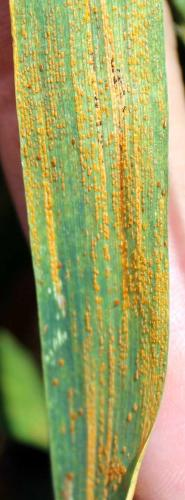
#> input picture data/Common_Rust/Corn_Common_Rust (1).jpg, 185 x 500 px; its folder holds only this picture in this run
$ jupyter execute --allow-errors sesudahPreprocessing-ke2.ipynb
#> lines starting #> are read from the running program, lines starting #| are printed output that depends on the picture
[cell 1]
import cv2 as cv
import numpy as np
import matplotlib.pyplot as plt
import pandas as pd
import os
import math
from tqdm import tqdm
from sklearn.decomposition import PCA
from sklearn.preprocessing import StandardScaler
from sklearn.model_selection import train_test_split
from sklearn.neighbors import KNeighborsClassifier
from sklearn.svm import SVC
from sklearn.ensemble import RandomForestClassifier
from sklearn.metrics import accuracy_score, precision_score, recall_score, f1_score

[cell 2]
def display(gambar, titel,rows,columns):
    fig = plt.figure(figsize=(3*columns, rows*2))
    for i in range(rows*columns):
        fig.add_subplot(rows,columns, i+1)
        plt.imshow(gambar[i], cmap='gray')
        plt.axis('off')
        plt.title(titel[i])

[cell 3]
def insertGambar(folder,banyakGambar):
#> called with folder = 'data/', banyakGambar = 100
    data = []
    filenames = []
    datalabel = []
    path = []
    for label in tqdm((os.listdir(folder))):
        datalabel.append(label)
        i=0
        for filename in (os.listdir(folder+label)):
            img = plt.imread(os.path.join(folder+label,filename))
#> img is the input picture: shape (500, 185, 3); mean R, G, B 153.2, 154.8, 94.7
            if img is not None:
                filenames.append(filename)
                path.append(label)
                data.append(img)
                i+=1
            if i==banyakGambar:
                break
    print(datalabel)
    return data, filenames, datalabel, path

[cell 4]
n = 100
data, filenames,label, path = insertGambar("data/",n)
#> data = 1 item; filenames = ['Corn_Common_Rust (1).jpg']; label = ['Common_Rust']; path = ['Common_Rust']

#> (a cell that did not finish here is left out)

[cell 6]
def resizeImage(data, ukuran):
#> called with ukuran = 150
    resizeData = []
    for img in tqdm(data):
        resized_img = cv.resize(img, (ukuran, ukuran))
        resizeData.append(resized_img)
#> this loop made 1 pass
#> pass 1, in resizeImage, `resized_img = cv.resize(img, (ukuran, ukuran))`:
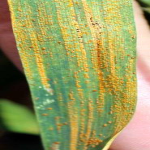
#> resized_img: shape (150, 150, 3); mean R, G, B 153.1, 154.7, 94.7
#> after the loop, resizeData = 1 item
    return resizeData

[cell 7]
data = resizeImage(data, 150)

[cell 8]
def grayscale(data):
    grayData = []
    for img in tqdm(data):
        gray = cv.cvtColor(img, cv.COLOR_BGR2GRAY)
        grayData.append(gray)
#> this loop made 1 pass
#> pass 1, in grayscale, `gray = cv.cvtColor(img, cv.COLOR_BGR2GRAY)`:
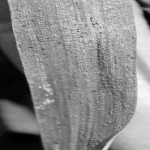
#> gray: shape (150, 150); min 0, max 252, mean 136.6
#> after the loop, grayData = 1 item
    return grayData

[cell 9]
preprocessing1 = grayscale(data)
#> preprocessing1 = 1 item

[cell 10]
def ekualisasi(img):
    histogram = np.zeros(256).astype(int)
    hImg, wImg = img.shape

    for i in range(hImg):
        for j in range(wImg):
            value = img[i, j]
            histogram[value] += 1

    dist_kumulatif = np.zeros(256).astype(int)
    dist_kumulatif[0] = histogram[0]
    for i in range(1, 256):
        dist_kumulatif[i] = dist_kumulatif[i-1] + histogram[i]

    target_value = dist_kumulatif * (256-1) / (hImg * wImg)
    target_value = np.floor(target_value).astype(int)

    result = target_value[img]
    return result

[cell 11]
def ekualisasiData(data):
    hasil = []
    for img in tqdm(data):
        gambar = ekualisasi(img)
        hasil.append(gambar)
#> this loop made 1 pass
#> (hImg in ekualisasi, wImg in ekualisasi) on pass 1: (150, 150)
#> pass 1, in ekualisasi, `result = target_value[img]`:
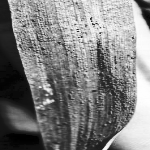
#> result: shape (150, 150) int64; min 0, max 255, mean 127.9
#> after the loop, hasil = 1 item
    return hasil

[cell 12]
preprocessing2 = ekualisasiData(preprocessing1)
#> preprocessing2 = 1 item

[cell 13]
def meanFilter(image):
    heightImage, widthImage = image.shape
    padImage = np.pad(image, (1,1), mode='edge')
    kernel = np.zeros((3,3))
    result = np.zeros([heightImage, widthImage]).astype(int)
    for i in range(heightImage):
        for j in range(widthImage):
            temp = 0
            for k in range(kernel.shape[0]):
                for l in range(kernel.shape[1]):
                    temp += padImage[i+k, j+l]
            result[i, j] = int(temp/(kernel.shape[0]*kernel.shape[1]))
    return result

[cell 14]
def meanFilterData(data):
    hasil = []
    for img in tqdm(data):
        gambar = meanFilter(img)
        hasil.append(gambar)
    return hasil

[cell 15]
preprocessing3 = ekualisasiData(preprocessing2)
#> the loop in ekualisasiData (call 2), `for img in tqdm(data):` made 1 pass
#> preprocessing3 = 1 item

#> (a cell that did not finish here is left out)

[cell 17]
def matriksTransformasi(matriks):
    hasil = np.zeros(matriks.shape)
    for i in range(matriks.shape[0]):
        for j in range(matriks.shape[1]):
            hasil[i][j] = matriks[j][i]
    return hasil
def sum(matriks):
    hasil = 0
    for i in range(len(matriks)):
        for j in range(len(matriks[0])):
            hasil += matriks[i][j]
    return hasil

[cell 18]
def derajat(img, derajat):
    max = int(np.max(img))
    temp=np.zeros([max+1,max+1])
    if derajat == 0:
        for i in range (len(img)):
            for j in range (len(img[0])-1):
                temp[img[i,j],img[i,j+1]] += 1
    elif derajat == 45:
        for i in range (len (img)-1):
            for j in range (len (img[0])-1):
                temp[img[i+1,j],img[i,j+1]] += 1
    elif derajat == 90:
        for i in range (len (img)-1):
            for j in range (len (img[0])):
                temp[img[i+1,j],img[i,j]] += 1
    elif derajat == 135:
        for i in range (len (img)-1):
            for j in range (len (img[0])-1):
                temp[img[i,j],img[i+1,j+1]] += 1
    hasil = temp+matriksTransformasi(temp)
    total = sum(hasil)
    for i in range (len (hasil)):
        for j in range (len (hasil)):
            hasil[i,j]/=total
    return hasil

[cell 19]
def GLCM(image):
    hasil = []
    for img in tqdm(image):
        data = []
        data.append(derajat(img,0))
        data.append(derajat(img,45))
        data.append(derajat(img,90))
        data.append(derajat(img,135))
        hasil.append(data)
#> this loop made 1 pass
#> after the loop, hasil = 1 item
    return hasil

[cell 20]
hasilGLCM = GLCM(preprocessing3)
#> hasilGLCM = 1 item

[cell 21]
def contrast (data):
    hasil = 0
    for i in range(len(data)):
        for j in range(len(data[0])):
            hasil+=data[i,j]*pow(i-j,2)
    return hasil
def dissimilarity(data):
    hasil = 0
    for i in range(len(data)):
        for j in range(len(data[0])):
            hasil+=data[i,j]*abs(i-j)
    return hasil
def homogeneity(data):
    hasil = 0
    for i in range(len(data)):
        for j in range(len(data[0])):
            hasil+=(data[i,j]/(1+pow(i-j,2)))
    return hasil
def energy(data):
    hasil = 0
    for i in range(len(data)):
        for j in range(len(data[0])):
            hasil += data[i][j] ** 2
    return hasil
def correlation(data):
    mean = np.zeros((2))
    std = np.zeros((2))
    for i in range(len(data)):
        for j in range(len(data[0])):
            mean[0] += i*data[i,j]
            mean[1] += j*data[i,j]
    for i in range(len(data)):
        for j in range(len(data[0])):
            std[0] += pow(i-mean[0],2)*data[i,j]
            std[1] += pow(j-mean[1],2)*data[i,j]
    std[0] = math.sqrt(std[0])
    std[1] = math.sqrt(std[1])
    hasil = 0
    for i in range(len(data)):
        for j in range(len(data[0])):
            hasil += (i-mean[0])*(j-mean[1])*data[i,j]/(std[0]*std[1])
    return hasil
def entropy(data):
    entropy = 0
    for i in range(len(data)):
        for j in range(len(data[0])):
            if data[i][j] > 0.0:
                entropy += -(data[i][j] * math.log(data[i][j]))
    return entropy
def asm(data):
    asm = 0
    for i in range(len(data)):
        for j in range(len(data[0])):
            asm += data[i][j] ** 2
    return asm

[cell 22]
def ekstraksi(data):
    result = []
    for i in tqdm(range(len(data))):
        extracted_data = []
        for j in range(len(data[i])):
            contrast_val = contrast(data[i][j])
            extracted_data.append(contrast_val)
        for j in range(len(data[i])):
            dissimilarity_val = dissimilarity(data[i][j])
            extracted_data.append(dissimilarity_val)
        for j in range(len(data[i])):
            homogeneity_val = homogeneity(data[i][j])
            extracted_data.append(homogeneity_val)
        for j in range(len(data[i])):
            energy_val = energy(data[i][j])
            extracted_data.append(energy_val)
        for j in range(len(data[i])):
            correlation_val = correlation(data[i][j])
            extracted_data.append(correlation_val)
        for j in range(len(data[i])):
                asm_val = asm(data[i][j])
                extracted_data.append(asm_val)
                entropy_val = entropy(data[i][j])
                extracted_data.append(entropy_val)
        result.append(extracted_data)
#> this loop made 1 pass
#> after the loop, result = 1 item
    return result

[cell 23]
hasilEkstraksi = ekstraksi(hasilGLCM)
#> hasilEkstraksi = 1 item

[cell 24]
for i in range (len(hasilEkstraksi)):
    hasilEkstraksi[i].append(path[i])

[cell 25]
angles = ['0', '45', '90', '135']
fiturs = ['contrast', 'dissimilarity', 'homogeneity', 'energy', 'correlation']
headers = []
for fitur in fiturs:
    headers.extend([f'{fitur}_0', f'{fitur}_45', f'{fitur}_90', f'{fitur}_135'])
for angle in angles:
    headers.extend([f'asm_{angle}', f'entropy_{angle}'])
headers.append('Path')
df = pd.DataFrame(hasilEkstraksi, columns=headers)
#> df = table of 1 rows and 29 columns
df.to_csv('sesudahPreprocessing-ke2.csv', index=False)

[cell 26]
df.head()
#> Out = table of 1 rows and 29 columns

[cell 27]
df = pd.read_csv('sesudahPreprocessing-ke2.csv')
#> (reads sesudahPreprocessing-ke2.csv from the repository)
